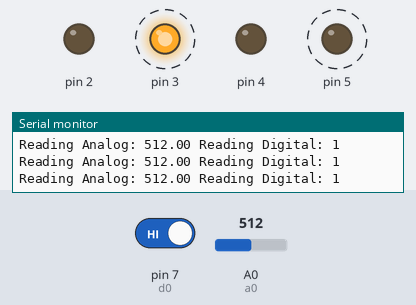
Bench run of a sketch on a simulated Arduino Uno, built with avr-gcc and run on an emulated ATmega328P. Parts: output pins drawn as LEDs (lit = HIGH), the last lines printed to the serial monitor. Dashed ring = blinking. The inputs (shaded band) are chosen by the test bench; at power-on: pin 7 (d0) HIGH, A0 (a0) = 512.

Above: at 1.25 s.
1.3 s: pin 7 (d0) driven LOW
At 1.65 s:
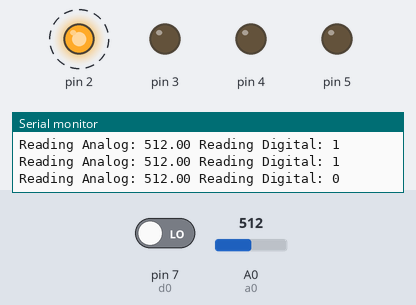
4.3 s: pin 7 (d0) driven HIGH
At 4.45 s:
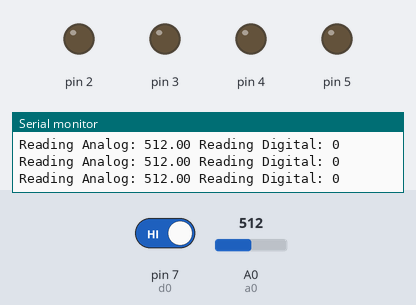
7.3 s: A0 (a0) set to 334
10.3 s: A0 (a0) set to 308
At 10.47 s:
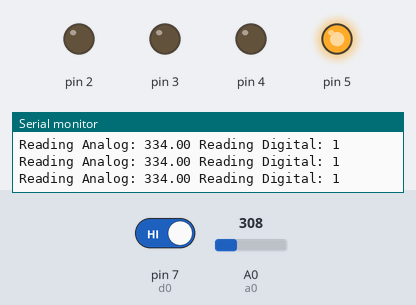
13.3 s: A0 (a0) set to 511
At 13.52 s:
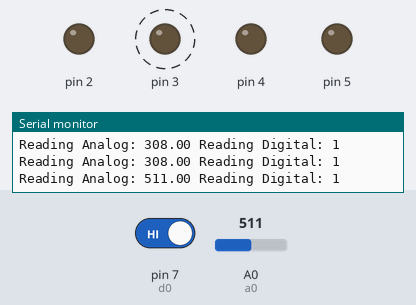
Timing chart, 0 to 17.3 s (numbered marks = the images above; inputs shaded):
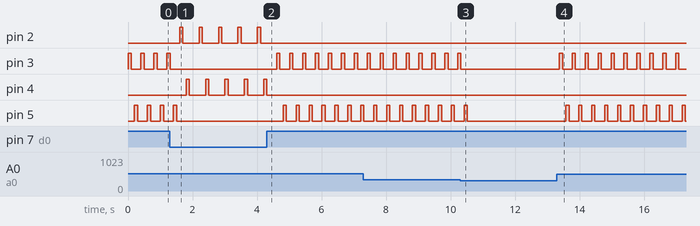

Measured:
- the behaviour switches between 320 and 319 on A0 (a0) (found by bisection; images 2 and 3)
- after the input at 1.3 s, pin 2: alternates HIGH for 0.10 s and LOW for 0.50 s, starting after 0.30 s; pin 3: goes on until 1.3 s, then stays LOW; pin 4: alternates HIGH for 0.10 s and LOW for 0.50 s, starting after 0.51 s; pin 5: goes on until 1.5 s, then stays LOW
- after the input at 4.3 s, pin 2: stops changing and stays LOW; pin 3: alternates HIGH for 0.10 s and LOW for 0.30 s, starting after 0.31 s; pin 4: goes on until 4.3 s, then stays LOW; pin 5: alternates HIGH for 0.10 s and LOW for 0.30 s, starting after 0.51 s
- after the input at 10.3 s, pin 3: goes on until 10.3 s, then stays LOW; pin 5: goes on until 10.5 s, then stays LOW
- after the input at 13.3 s, pin 3: alternates HIGH for 0.10 s and LOW for 0.30 s, starting after 0.07 s; pin 5: alternates HIGH for 0.10 s and LOW for 0.30 s, starting after 0.27 s
- by itself, pin 3, pin 5: alternates HIGH for 0.10 s and LOW for 0.30 s

The sketch:

visualizer.ino
```cpp
// LED PINS
const int L1 = 2;
const int L2 = 3;
const int L3 = 4;
const int L4 = 5;
const int L5 = 6;

// MICROPHONE OUT - KY-037
int d0 = 7;
int a0 = A0;

// INITIAL THRESHOLDS FOR LEDS
int t1 = 320;
int t2 = 330;
int t3 = 334;
int t4 = 338;
int t5 = 342;

// LAST DIGITAL PIN
int lastPin = 6;
int totLED = 5;

float readAnalog = 0;
int readDigital = 0;

void setup() {
  Serial.begin(9600);

  for(int i=0; i<lastPin; i++){
    pinMode(i, OUTPUT);
  }

  pinMode(a0, INPUT);
  pinMode(d0, INPUT);
}

// Function to turn on a LED
void blink(int led){
  digitalWrite(led, HIGH);
  delay(100);
  digitalWrite(led, LOW);
  delay(100);
}

void loop() {
  readAnalog = analogRead(a0);
  readDigital = digitalRead(d0);

  Serial.print("Reading Analog: ");
  Serial.print(readAnalog);
  Serial.print(" ");

  Serial.print("Reading Digital: ");
  Serial.print(readDigital);
  Serial.println();

  if(readAnalog >= t1 && readDigital == 0){
    blink(L1);
    blink(L3);
    blink(L5);
  }
  else if(readAnalog >= t1 && readDigital == 1){
    blink(L2);
    blink(L4);
  }
  else if(readAnalog >= t2 && readDigital == 0){
    blink(L1);
    blink(L2);
    blink(L3);
    blink(L4);
    blink(L5);
  }
  else if(readAnalog >= t2 && readDigital == 1){
    blink(L3);
    blink(L4);
    blink(L5);
  }
  else if(readAnalog >= t3 && readDigital == 0){
    blink(L1);
    blink(L4);
    blink(L5);
  }
  else if(readAnalog >= t3 && readDigital == 1){
    blink(L1);
    blink(L4);
  }
  else if(readAnalog >= t4 && readDigital == 0){
    blink(L2);
    blink(L4);
    blink(L5);
  }
  else if(readAnalog >= t4 && readDigital == 1){
    blink(L1);
    blink(L5);
  }
  else if(readAnalog >= t5 && readDigital == 0){
    blink(L1);
    blink(L2);
    blink(L3);
    blink(L4);
  }
  else if(readAnalog >= t5 && readDigital == 1){
    blink(L2);
    blink(L3);
    blink(L4);
    blink(L5);
  }
}
```
